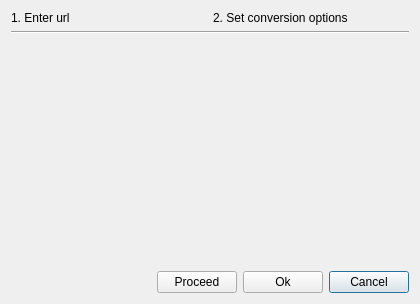
<?xml version="1.0" encoding="UTF-8"?>
<ui version="4.0">
 <class>UrlOpener</class>
 <widget class="QDialog" name="UrlOpener">
  <property name="geometry">
   <rect>
    <x>0</x>
    <y>0</y>
    <width>420</width>
    <height>304</height>
   </rect>
  </property>
  <property name="windowTitle">
   <string>Add url</string>
  </property>
  <property name="windowIcon">
   <iconset theme="network-workgroup">
    <normaloff/>
   </iconset>
  </property>
  <layout class="QVBoxLayout" name="verticalLayout_3">
   <item>
    <layout class="QHBoxLayout" name="horizontalLayout">
     <item>
      <widget class="QLabel" name="step1Label">
       <property name="text">
        <string>1. Enter url</string>
       </property>
      </widget>
     </item>
     <item>
      <widget class="QLabel" name="step2Label">
       <property name="text">
        <string>2. Set conversion options</string>
       </property>
      </widget>
     </item>
    </layout>
   </item>
   <item>
    <widget class="Line" name="line">
     <property name="orientation">
      <enum>Qt::Horizontal</enum>
     </property>
    </widget>
   </item>
   <item>
    <widget class="QStackedWidget" name="stackedWidget">
     <property name="currentIndex">
      <number>0</number>
     </property>
     <widget class="QWidget" name="page">
      <layout class="QVBoxLayout" name="verticalLayout">
       <item>
        <spacer name="verticalSpacer_3">
         <property name="orientation">
          <enum>Qt::Vertical</enum>
         </property>
         <property name="sizeHint" stdset="0">
          <size>
           <width>20</width>
           <height>95</height>
          </size>
         </property>
        </spacer>
       </item>
       <item>
        <widget class="KUrlRequester" name="urlRequester">
         <property name="mode">
          <set>KFile::File</set>
         </property>
        </widget>
       </item>
       <item>
        <spacer name="verticalSpacer_4">
         <property name="orientation">
          <enum>Qt::Vertical</enum>
         </property>
         <property name="sizeHint" stdset="0">
          <size>
           <width>20</width>
           <height>95</height>
          </size>
         </property>
        </spacer>
       </item>
      </layout>
     </widget>
     <widget class="Options" name="options">
      <layout class="QVBoxLayout" name="verticalLayout_2"/>
     </widget>
    </widget>
   </item>
   <item>
    <layout class="QHBoxLayout" name="horizontalLayout_2">
     <item>
      <spacer name="horizontalSpacer">
       <property name="orientation">
        <enum>Qt::Horizontal</enum>
       </property>
       <property name="sizeHint" stdset="0">
        <size>
         <width>40</width>
         <height>20</height>
        </size>
       </property>
      </spacer>
     </item>
     <item>
      <widget class="QPushButton" name="proceedButton">
       <property name="text">
        <string>Proceed</string>
       </property>
       <property name="icon">
        <iconset theme="go-next">
         <normaloff/>
        </iconset>
       </property>
      </widget>
     </item>
     <item>
      <widget class="QPushButton" name="okButton">
       <property name="text">
        <string>Ok</string>
       </property>
       <property name="icon">
        <iconset theme="dialog-ok"/>
       </property>
      </widget>
     </item>
     <item>
      <widget class="QPushButton" name="cancelButton">
       <property name="text">
        <string>Cancel</string>
       </property>
       <property name="icon">
        <iconset theme="dialog-close">
         <normaloff>../../../../../</normaloff>../../../../../</iconset>
       </property>
       <property name="default">
        <bool>true</bool>
       </property>
      </widget>
     </item>
    </layout>
   </item>
  </layout>
 </widget>
 <customwidgets>
  <customwidget>
   <class>KUrlRequester</class>
   <extends>QFrame</extends>
   <header>kurlrequester.h</header>
  </customwidget>
  <customwidget>
   <class>Options</class>
   <extends>QWidget</extends>
   <header>options.h</header>
   <container>1</container>
  </customwidget>
 </customwidgets>
 <resources/>
 <connections/>
</ui>
